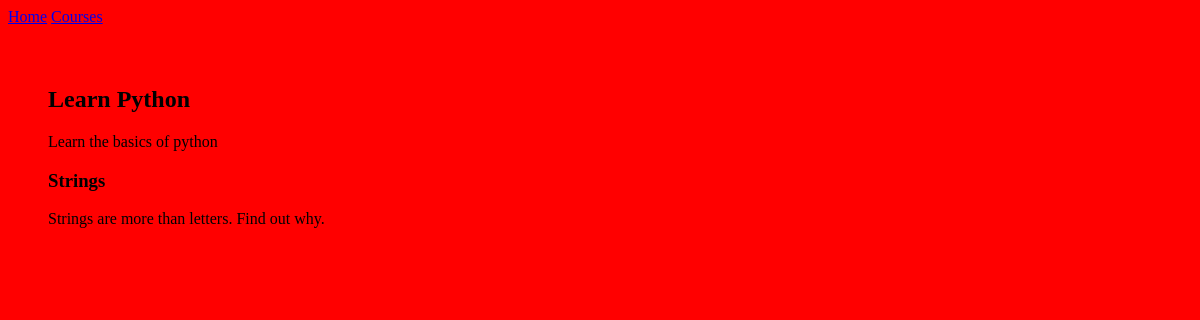
Before: /courses/1/ with the older database file.
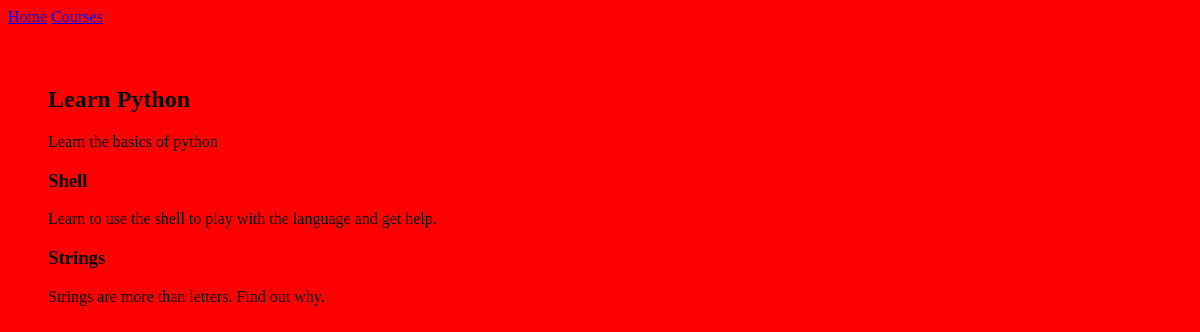
After: the same page with the newer database file.
### courses/models.py (models this page shows, shortened)
class Course(models.Model):
    created_at = models.DateTimeField(auto_now_add=True)
    title = models.CharField(max_length=255)
    description = models.TextField()

class Step(models.Model):
    title = models.CharField(max_length=255)
    description = models.TextField()
    content = models.TextField(blank=True, default="")
    order = models.IntegerField(default=0)
    course = models.ForeignKey(Course)
    class Meta:
        ordering = ['order', ]

### courses/views.py (the view)
# urls.py: url(r'(?P<pk>\d+)/$', views.course_detail),
def course_detail(request, pk):
    course = get_object_or_404(Course, pk=pk)
    return render(request, 'courses/course_detail.html', {'course': course})

### courses/templates/courses/course_detail.html (shortened to what this page needs)
{% extends "layout.html" %}
{% block content %}
<article>
  <h2>{{ course.title }}</h2>
  {{ course.description }}
  <section>
    {% for step in course.step_set.all %}
    <h3>{{ step.title }}</h3>
      {{ step.description }}
    {% endfor %}
  </section>
</article>
{% endblock %}

### templates/layout.html (shortened to what this page needs)
{% load static from staticfiles %}
<!DOCTYPE html>
<html>
  <head>
    <link rel="stylesheet" href="{% static 'css/layout.css' %}">
  </head>
  <body>
    <nav>
      <a href="{% url 'hello' %}">Home</a>
      <a href="{% url 'list' %}">Courses</a>
    </nav>
    <div class="site-container">
      {% block content %}{% endblock content %}
    </div>
  </body>
</html>

### assets/css/layout.css (style rules this page uses)
body { background-color: red; }
.site-container { margin: 20px; padding: 20px; }

Changed rows visible on the page:
added Step: title "Shell", description "Learn to use the shell to play with the language and get help."
